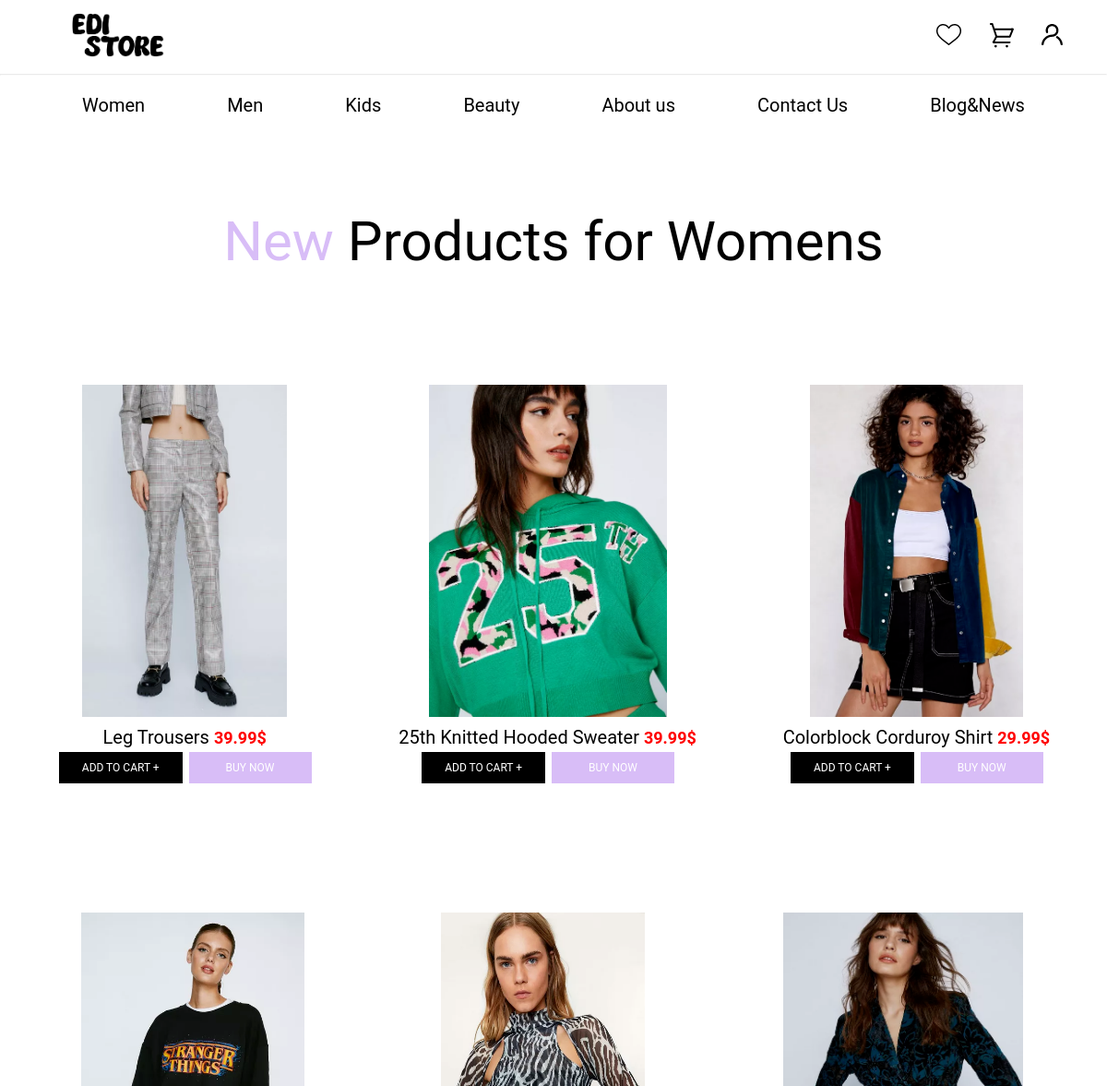
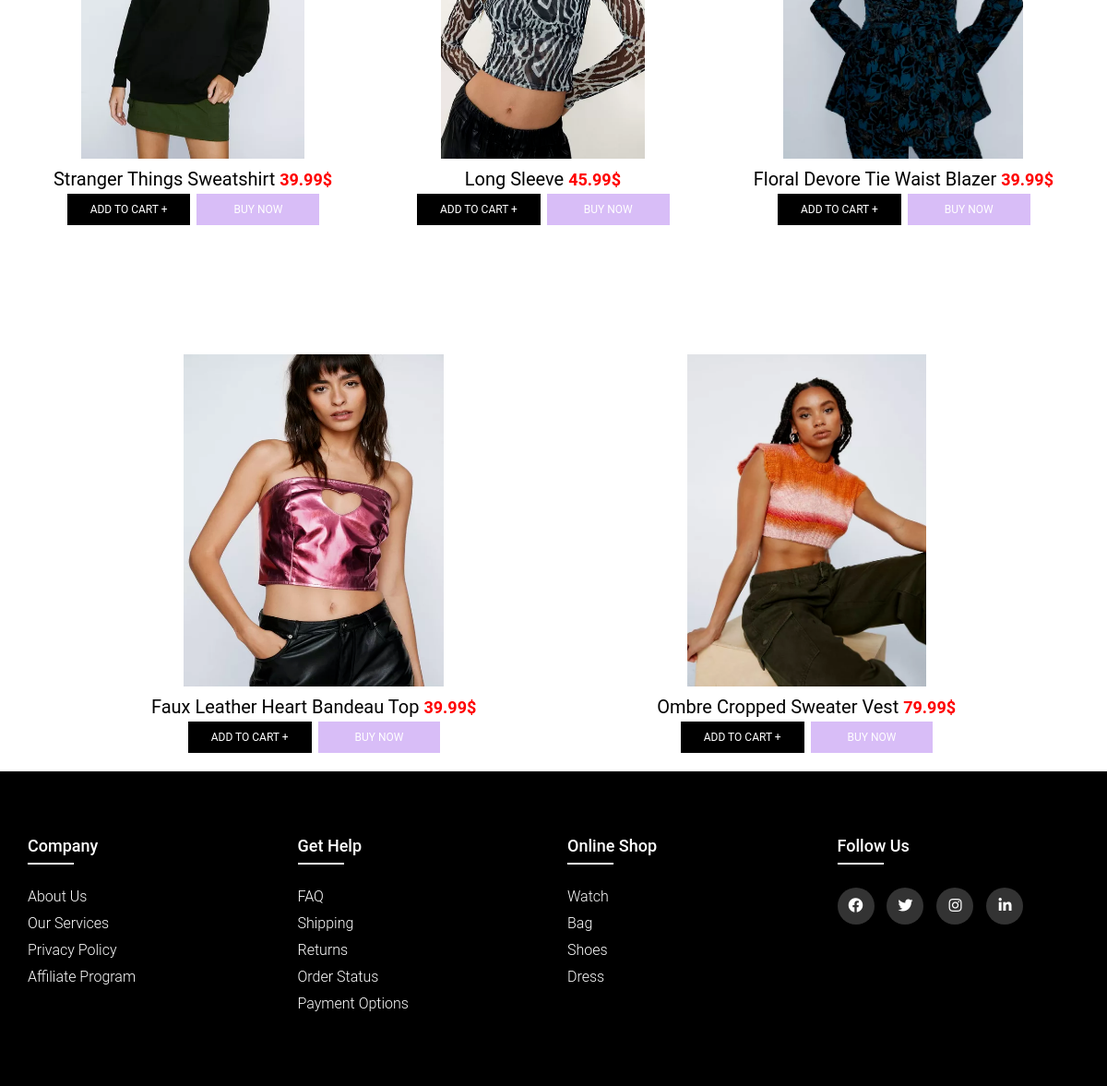
The app's page /womens.php with its own data (2 pictures, top to bottom).
### tables this page shows
CREATE TABLE `produktet` (
  `ID` int(11) NOT NULL,
  `foto_produktit` varchar(255) NOT NULL,
  `emri_produktit` varchar(255) NOT NULL,
  `cmimi_produktit` varchar(255) NOT NULL,
  `kategoria` varchar(255) NOT NULL,
  `added` varchar(255) DEFAULT NULL
);

### controllers/databaseConfig.php (called while the page is built, shortened)
<?php
class DatabasePDOConfiguration
{
    private $connection;
    private $host = "localhost";
    private $username = "root";
    private $dbName = "projekti";
    private $password = "";
    protected function getConnection()
    {
        return $this->connection;
    }
    private function createConnection()
    {
        $this->connection = new PDO("mysql:host=$this->host;dbname=$this->dbName", $this->username, $this->password);
        $this->connection->setAttribute(PDO::ATTR_ERRMODE, PDO::ERRMODE_EXCEPTION);
    }
}

### controllers/MenuController.php (called while the page is built, shortened)
<?php
    require_once 'databaseConfig.php';
    class MenuController extends DatabasePDOConfiguration{
        public $db;
        public function __construct(){
            $this->db = $this->getConnection();
        }
        public function select($kategoria){
            $query = $this->db->prepare('SELECT * from produktet where kategoria=:kategoria_produktit');
            $query ->bindParam(':kategoria_produktit', $kategoria);
            $query ->execute();
            return  $query ->fetchAll();
        }
    }
?>

### womens.php (the view, shortened to what this page needs)
<!DOCTYPE html>
<html lang="en">
<head>
    <link rel='stylesheet' href='https://cdnjs.cloudflare.com/ajax/libs/font-awesome/4.7.0/css/font-awesome.min.css'>
    <link rel="stylesheet" type="text/css" href="https://cdnjs.cloudflare.com/ajax/libs/font-awesome/5.15.1/css/all.min.css">
    <link rel="stylesheet" href="css/womens.css">
    <link rel="stylesheet" type="text/css" href="https://cdnjs.cloudflare.com/ajax/libs/font-awesome/5.15.1/css/all.min.css">
</head>
<body>
<?php include "includes/header.php";
        require_once './controllers/MenuController.php';
   ?>
<div class="img-cover">
      <img  id="foto1" src="img/new-collection.jpg" alt="">
    </div>
<section class="section">
        <div class="title">
          <h1><span id="h1">New</span> Products for Womens </h1>
        </div>
                <div class="product-center container">
                  <?php
                $products = new MenuController;
                $kategoria="womens_clothes";
                $all = $products->select($kategoria);
                  for ($i = 0; $i < count($all); $i++) {
                    echo '<div class="product">
                    <div class="img-cover">
                        <img height="400px" src="' . $all[$i]['foto_produktit'] . '">
                    </div>
                    <p>'. $all[$i]['emri_produktit']  .  ' <span class="price"> '  . $all[$i]['cmimi_produktit'] . '</span></p>
                    <button class="btn">ADD TO CART +</button>
                    <button class="btn1">BUY NOW</button>
                  </div>';
                  }
                  ?>
              </div>
           </section>
      <?php  include "includes/footer.php" ?>
    </body>
</html>

### css/womens.css (style rules this page uses)
img { text-align: center; }
.title { font-size: 40px; text-align: center; margin-bottom: 5rem; font-weight: 600; width: 100%; padding-top: 60px; }
.title h1 { font-weight: 400; }
.title span { color: var(--primary); }
.product-center { display: grid; grid-template-columns: repeat(auto-fit, minmax(20rem, 1fr)); gap: 5rem; margin-bottom: 5rem; display: flex; flex-direction: row; flex-wrap: wrap; align-items: center; justify-content: center; justify-content: space-evenly; }
.product { text-align: center; padding-bottom: 1rem; transition: all 500ms ease-in-out; }
.product .img-cover { overflow: hidden; }
.product img { transition: all 500ms ease-in-out; }
#h1 { color: #d8bdf7; font-size: 60px; }
.product p { padding-top: 10px; font-size: 20px; }
.price { font-size:18px ; color: red; font-weight: bold; }
.btn { border: none; padding: 10px 25px; text-align: center; background-color: black; color: white; text-decoration: none; display: inline-block; font-size: 12px; margin: 4px 2px; cursor: pointer; }
.btn1 { border: none; padding: 10px 40px; text-align: center; text-decoration: none; display: inline-block; font-size: 12px; margin: 2px 1px; cursor: pointer; background-color:#d8bdf7; color: white; }
.img-cover img { padding-top: 40px; display: block; margin-left: auto; margin-right: auto; width: 80%; }

### css/header.css (style rules this page uses)
* { margin: 0; padding: 0; box-sizing: border-box; font-family: 'Roboto', sans-serif; }
.container { max-width: 114rem; margin: 0 auto; padding: 0 3rem; }

### records on screen
produktet: foto_produktit (picture), emri_produktit "Leg Trousers", cmimi_produktit "39.99$"
produktet: foto_produktit (picture), emri_produktit "25th Knitted Hooded Sweater", cmimi_produktit "39.99$"
produktet: foto_produktit (picture), emri_produktit "Colorblock Corduroy Shirt", cmimi_produktit "29.99$"
produktet: foto_produktit (picture), emri_produktit "Stranger Things Sweatshirt", cmimi_produktit "39.99$"
produktet: foto_produktit (picture), emri_produktit "Long Sleeve", cmimi_produktit "45.99$"
produktet: foto_produktit (picture), emri_produktit "Floral Devore Tie Waist Blazer", cmimi_produktit "39.99$"
produktet: foto_produktit (picture), emri_produktit "Faux Leather Heart Bandeau Top", cmimi_produktit "39.99$"
produktet: foto_produktit (picture), emri_produktit "Ombre Cropped Sweater Vest", cmimi_produktit "79.99$"
